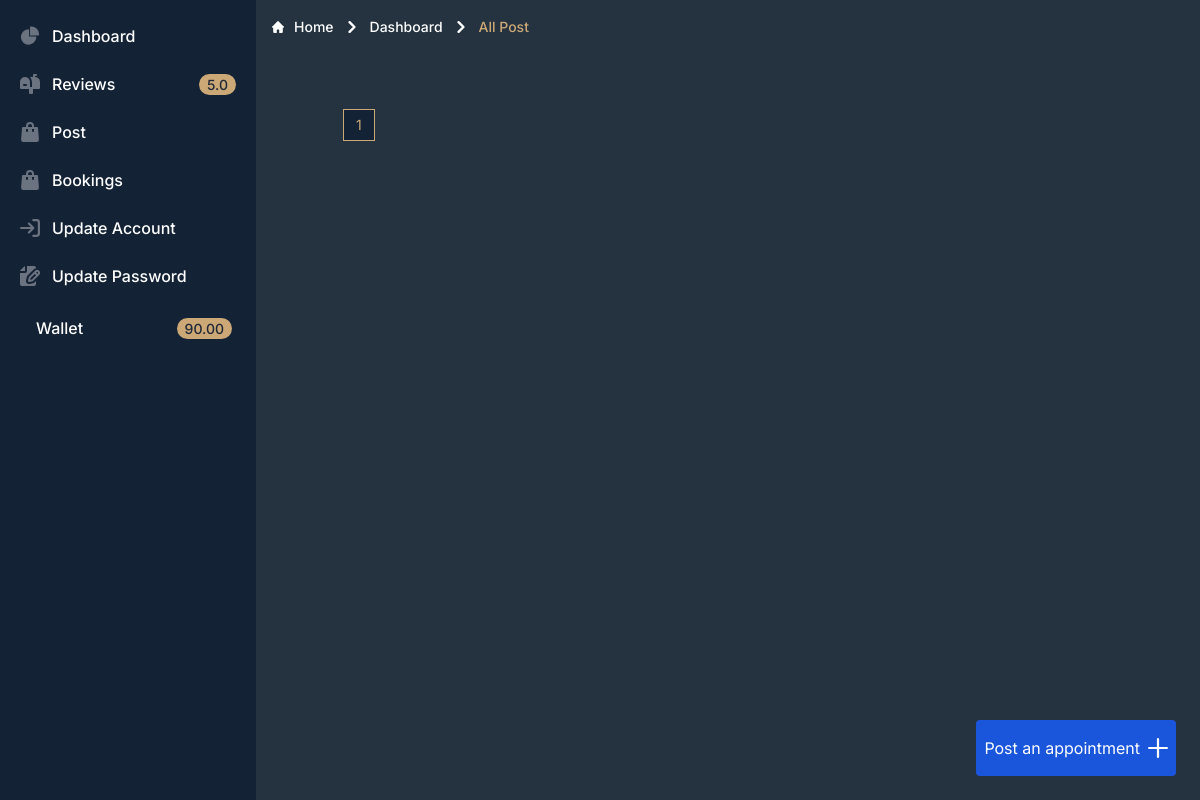
/dashboard/mypost/ (signed in), run on an earlier commit of the app's database.
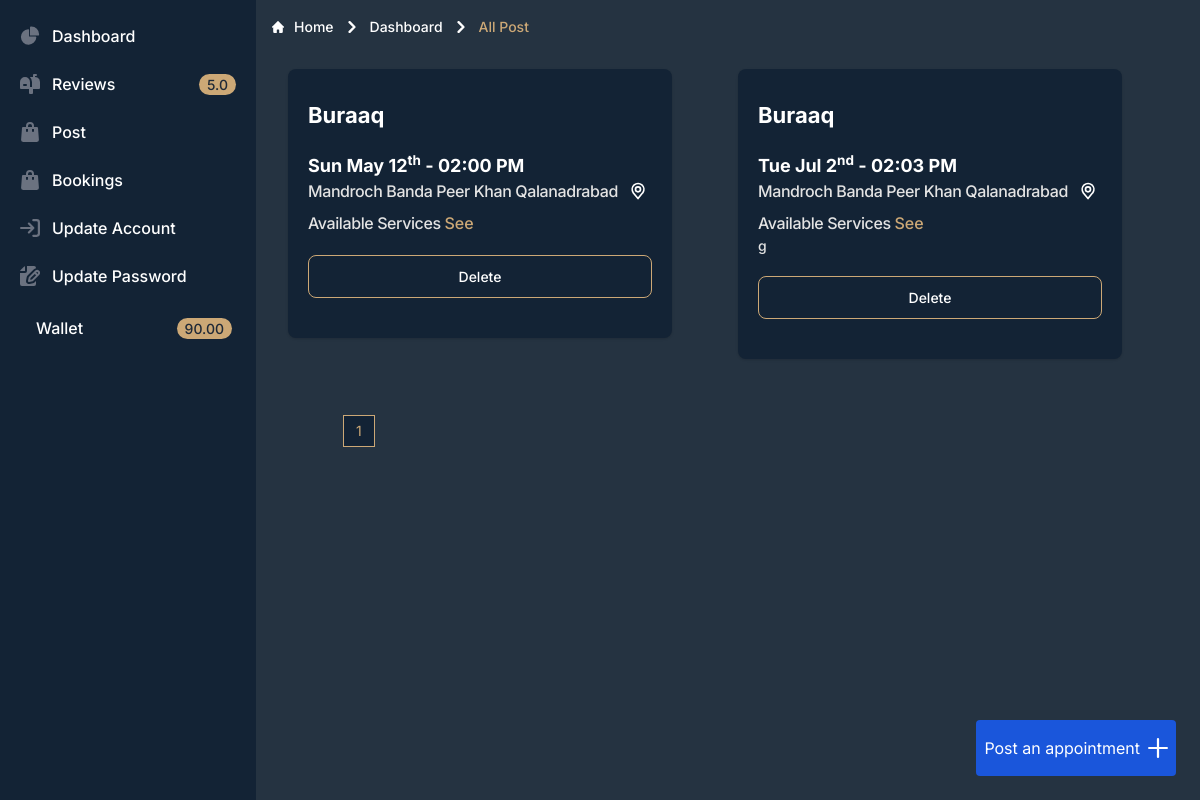
And on a later commit of the database.
### authentication/models.py (models this page shows, shortened)
class UserProfile(AbstractBaseUser,PermissionsMixin):
    username = None
    email = models.EmailField(max_length=255, unique=True, db_index=True)
    email_is_verified = models.BooleanField(default=False)
    profile_image = models.ImageField(blank=True,upload_to='profile',null=True,default='profile/capture.png')
    address = models.CharField(max_length=120,null=True,blank=True, default='')
    company = models.CharField(max_length=120, null=True,blank=True,default='')
    rating = models.DecimalField(max_digits=2,default=0, null=True,blank=True,decimal_places=1)
    extra = models.JSONField(null=True)
    phone_number = PhoneNumberField(blank=True, unique=True,help_text="0064xxxxxxx format",error_messages={'invalid':"please reenter your number in 0064xxxxxxxxx format – e.g. 0064217774444"})
    first_name=models.CharField(max_length=120, null=False,blank=False,default='')
    last_name=models.CharField(max_length=120, null=True,blank=True,default='')
    date_joined = models.DateTimeField(auto_now_add=True)
    updated_at = models.DateTimeField(auto_now=True)
    is_salonowner = models.BooleanField(default=False)
    is_staff = models.BooleanField(_('staff status'), default=False,help_text=_('Designates whether the user can log into this admin ''site.'))
    is_active = models.BooleanField(_('active'), default=True,help_text=_('Designates whether this user should be treated as ''active. Unselect this instead of deleting accounts.'))
    is_admin=models.BooleanField(default=False)
    token=models.CharField(default='token will  genrated in feature',max_length=500)
    auth_provider = models.CharField(
        max_length=255, blank=False,
        null=False, default=AUTH_PROVIDERS.get('email'))
    USERNAME_FIELD = 'email'
    REQUIRED_FIELDS = []
    objects = CustomUserManager()

### payment/models.py (models this page shows, shortened)
class Wallet(models.Model):
    amount = models.DecimalField(decimal_places=2, max_digits=10,default=0.0)
    user = models.OneToOneField(UserProfile,on_delete=models.CASCADE)
    created_at = models.DateTimeField(auto_now_add=True)
    updated_at = models.DateTimeField(auto_now=True)

### salon/models.py (models this page shows, shortened)
class BookingPost(models.Model):
    slug=models.SlugField(blank=True,null=True,unique=True,max_length=1000)
    services=models.ManyToManyField(Services,blank=True)
    user = models.ForeignKey(UserProfile,on_delete=models.CASCADE)
    title=models.CharField(max_length=120, null=True,blank=True,default='')
    message=models.TextField(max_length=5000, null=True,blank=True,default='')
    image = models.ImageField(blank=True,upload_to='media/post/',null=True)
    address = models.CharField(max_length=120,null=True,blank=True, default='')
    extra = models.JSONField(null=True,)
    phone_number = PhoneNumberField(blank=True,help_text="0064xxxxxxx format",region="NZ",error_messages={'invalid':"please reenter your number in 0064xxxxxxxxx format – e.g. 0064217774444"})
    is_active=models.BooleanField(default=False)
    is_book=models.BooleanField(default=False)
    is_hide=models.BooleanField(default=False)
    date_create=models.DateField(auto_now=True)
    bookdatetime=models.DateTimeField(null=True)
    bookdate=models.DateField(null=True)
    booktime=models.TimeField(null=True)
    date_posted = models.DateTimeField(auto_now_add=True)
    objects=BookingPostManger()
    class Meta:
        ordering = ['-date_posted']

### salon/views.py (the view)
# urls.py: path("dashboard/mypost/", views.mybookings.as_view(), name="ownerallpost"),
class mybookings(ListView):
    model = BookingPost
    template_name = "booking/owner/ownerallpost.html"
    context_object_name = 'bookings'
    paginate_by=10
    def dispatch(self, request, *args, **kwargs):
        if not request.user.is_authenticated:
            return redirect_to_login(self.request.get_full_path(), reverse_lazy('singin'))
        if not request.user.email_is_verified:
            messages.warning(request,'Verify Your Email First')
            return HttpResponseRedirect(reverse_lazy('verify-email'))
        return super().dispatch(request, *args, **kwargs)
    def get_queryset(self):
        return BookingPost.objects.filter(user=self.request.user,is_hide=False,is_book=False).order_by('-date_posted').distinct()
    def get_template_names(self):
        if self.request.user.is_salonowner:  # a certain check
            return [self.template_name]
        else:
            return ['404.html']

### salon/models.py (called while the page is built)
    def __str__(self):
        return self.name

    def get_queryset(self,*args,**kwrgs):
        return BookingPostQuerySet(self.model,using=self._db)

### salon/templatetags/mytags.py (called while the page is built)
@register.filter()
def hourampm(times):
    return times.strftime('%I:%M %p')

@register.filter(s_safe=True)
def dayyear(dates):
    day_name = dates.strftime('%a %b')  # Full weekday name
    month_day = dates.strftime('%d')  # Day of the month
    suffix = 'th' if 11 <= int(month_day) <= 13 else {1: 'st', 2: 'nd', 3: 'rd'}.get(int(month_day) % 10, 'th')
    formatted_date = f"{day_name} {int(month_day)}<sup>{suffix}</sup>  "
    return mark_safe(formatted_date)

### templates/booking/owner/ownerallpost.html (shortened to what this page needs)
{% extends "dashboard.html" %}
{% load static %}
 {% block content %}
<nav class="flex" aria-label="Breadcrumb">
  <ol class="inline-flex items-center  space-x-1 md:space-x-2 rtl:space-x-reverse">
    <li class="inline-flex items-center">
      <a href="{%url 'index'%}" class="inline-flex items-center text-sm font-medium text-white hover:text-primary dark:text-gray-400 dark:hover:text-white">
        Home
      </a>
    </li>
    <li>
      <div class="flex items-center">
        <svg class="rtl:rotate-180 w-3 h-3 text-white mx-1" aria-hidden="true" xmlns="http://www.w3.org/2000/svg" fill="none" viewBox="0 0 6 10">
          <path stroke="currentColor" stroke-linecap="round" stroke-linejoin="round" stroke-width="2" d="m1 9 4-4-4-4"/>
        </svg>
        <a href="{%url 'ownerallpost' %}" class="ms-1 text-sm font-medium text-white hover:text-primary md:ms-2 dark:text-gray-400 dark:hover:text-white">Dashboard</a>
      </div>
    </li>
    <li aria-current="page">
      <div class="flex items-center">
        <svg class="rtl:rotate-180 w-3 h-3 text-white mx-1" aria-hidden="true" xmlns="http://www.w3.org/2000/svg" fill="none" viewBox="0 0 6 10">
          <path stroke="currentColor" stroke-linecap="round" stroke-linejoin="round" stroke-width="2" d="m1 9 4-4-4-4"/>
        </svg>
        <span class="ms-1 text-sm font-medium text-primary md:ms-2 dark:text-gray-400">All Post</span>
      </div>
    </li>
  </ol>
</nav>
<div
  class="grid-cols-2 sm:grid md:grid-cols-4 gap-5  mq765:grid-cols-1 mq925:grid-cols-2 p-4 lg:grid-cols-2 "
>
{%include 'booking/owner/myposts.html' with products=bookings %}
</div>
<div data-dial-init class="fixed end-6 bottom-6 group">
  <a
    type="button"
    href="{%url 'createpost' %}"
    data-dial-toggle="speed-dial-menu-bottom-right"
    aria-controls="speed-dial-menu-bottom-right"
    aria-expanded="false"
    class="flex cursor-pointer block items-center p-2 justify-center text-white bg-blue-700 rounded w-55 h-14 hover:bg-blue-800 dark:bg-blue-600 dark:hover:bg-blue-700 focus:ring-4 focus:ring-blue-300 focus:outline-none dark:focus:ring-blue-800"
  >
  <p class='mr-2'>Post an appointment</p>
    <svg
      class="w-5 h-5 transition-transform group-hover:rotate-45"
      aria-hidden="true"
      xmlns="http://www.w3.org/2000/svg"
      fill="none"
      viewBox="0 0 18 18"
    >
      <path
        stroke="currentColor"
        stroke-linecap="round"
        stroke-linejoin="round"
        stroke-width="2"
        d="M9 1v16M1 9h16"
      />
    </svg>
  </a>
</div>
<div class="mx-auto  container mt-10">
<nav aria-label="Page navigation c example">
  <ul class="flex items-center  -space-x-px h-8 text-sm">
    {% for page_number in paginator.page_range %}
    <li>
      {% if page_number == page_obj.number %}
      <a href="#" aria-current="page" class="flex items-center justify-center px-3 h-8 leading-tight  z-10  border border-primary text-primary bg-bg2 hover:bg-bg hover:text-primary ">{{ page_number }}</a>
      {% endif %}
    </li>
  {% endfor %}
  </ul>
</nav>
{%endblock%}

### templates/dashboard.html (shortened to what this page needs)
{% load compress %} {% load static %}
<!DOCTYPE html>
<html lang="en" class="scroll-smooth">
  <head>
    {% compress css %}
    <link rel="stylesheet" href="{% static 'src/output.css' %}" />
    {% endcompress %}
  </head>
  <body class="bg-slategray2">
 <aside id="default-sidebar" class="fixed top-0 left-0 z-40 w-64 h-screen transition-transform -translate-x-full sm:translate-x-0" aria-label="Sidebar">
    <div class="h-full px-3 py-4 overflow-y-auto bg-bg2 text-white">
       <ul class="space-y-2 font-medium">
          <li>
             <a href="#" class="flex items-center p-2 text-white rounded-lg dark:text-white hover:bg-primary dark:hover:bg-gray-700 group">
                <span class="ms-3">Dashboard</span>
             </a>
          </li>
          <li>
             <a href="{% url 'allreviews' %}" class="flex items-center p-2 text-white rounded-lg dark:text-white hover:bg-primary dark:hover:bg-gray-700 group">
                <span class="flex-1 ms-3 whitespace-nowrap">Reviews</span>
                <span class="inline-flex items-center justify-center px-2 ms-3 text-sm font-medium text-gray-800 bg-primary rounded-full dark:bg-gray-700 dark:text-gray-300">{{request.user.rating}}</span>
               </a>
          </li>
          {%if request.user.is_salonowner%}
          <li>
             <a href="{% url 'ownerallpost' %}" class="flex items-center p-2 text-white rounded-lg dark:text-white hover:bg-primary dark:hover:bg-gray-700 group">
                <span class="flex-1 ms-3 whitespace-nowrap">Post</span>
             </a>
          </li>
          {%endif%}
          <li>
             <a href="{% url 'mybooking'%}" class="flex items-center p-2 text-white rounded-lg dark:text-white hover:bg-primary dark:hover:bg-gray-700 group">
                <span class="flex-1 ms-3 whitespace-nowrap">Bookings</span>
             </a>
          </li>
          <li>
             <a href="{%url 'update' %}" class="flex items-center p-2 text-white rounded-lg dark:text-white hover:bg-primary dark:hover:bg-gray-700 group">
                <span class="flex-1 ms-3 whitespace-nowrap">Update Account</span>
             </a>
          </li>
          <li>
             <a href="{%url 'changepassword'%}" class="flex items-center p-2 text-white rounded-lg dark:text-white hover:bg-primary dark:hover:bg-gray-700 group">
                <span class="flex-1 ms-3 whitespace-nowrap">Update Password</span>
             </a>
          </li>
          <li>
            <a href="" class="flex items-center p-3 text-white rounded-lg dark:text-white hover:bg-primary dark:hover:bg-gray-700 group">
               <span class="flex-1 ms-3 whitespace-nowrap">Wallet</span>
               <span class="inline-flex items-center justify-center px-2 ms-3 text-sm font-medium text-gray-800 bg-primary rounded-full dark:bg-gray-700 dark:text-gray-300">{{request.user.wallet.amount}}</span>
              </a>
         </li>
       </ul>
    </div>
 </aside>
 <div class="p-4 h-full h-screen  sm:ml-64 bg-slategray2">
{%block content%}
{%endblock content%}
 </div>
  </body>
</html>

### templates/booking/owner/myposts.html (shortened to what this page needs)
{% load mytags %}
    {% for product in products %}
    <div class="flex flex-col self-start mq380:w-full mq450:w-full max-w-sm  bg-bg2 mt-4 mq765:w-full   rounded-lg shadow ">
        <div class="px-5 pb-5">
               <span class="text-3xl font-bold text-white mb-1">{{product.title}}</span>
               <h5 class="mt-5 text-white me-2 text-lg font-bold  rounded dark:bg-blue-200 dark:text-blue-800">{{product.bookdate|dayyear}} - {{product.booktime|hourampm}}</h5>
          <div class="flex items-center justify-between mb-2">
            <a href="#">
              <h5 class="text-md font-medium tracking-tight text-gainsboro ">{{product.address}}</h5>
          </a>   </div>
          <h5   class="text-md font-medium tracking-tight text-gainsboro ">Available Services <button data-popover-target="popover-default{{product.slug}}" data-popover-placement="bottom"  class="text-primary">See </button></h5>
          {%if product.message%}
          <p   class="text-sm mb-5 font-medium tracking-tight text-gainsboro ">{{product.message}} </p>
          {%endif%}
          {%if not product.is_book%}
          <button type="button" onclick="deactivate('{{product.slug}}','0');" class="w-full mb-5  mt-5 block transition duration-150 ease-in-out hover:-translate-y-1 hover:bg-burlywood-100 hover:scale-100  mt-5 text-white border border-burlywood-100 hover:drop-shadow-[0_5px_5px_#CCA87662]  font-medium rounded-lg text-sm px-5 py-2.5 text-center ">
               Delete
          </button>
          {%endif%}
        </div>
      </div>
    {% endfor %}

What changed in the data, as far as the page shows it:
added BookingPost: title "Buraaq", bookdate|dayyear "Sun May 12 th", booktime|hourampm "02:00 PM", address "Mandroch Banda Peer Khan Qalanadrabad"
now on this page (row edited): BookingPost: title "Buraaq", bookdate|dayyear "Tue Jul 2 nd", booktime|hourampm "02:03 PM", address "Mandroch Banda Peer Khan Qalanadrabad", message "g"
